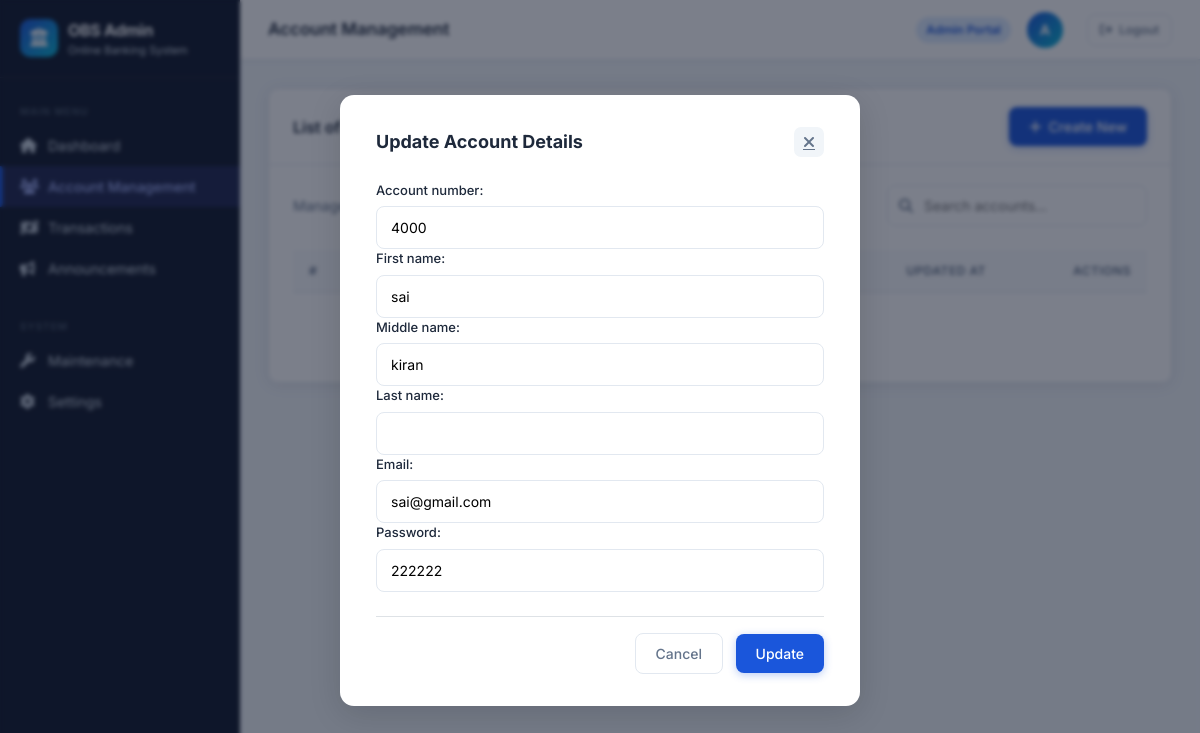
The app's page /up_account/3/ with its own data.
### application/models.py (models this page shows)
class account(models.Model):
    Account_number=models.CharField(max_length=50)
    First_name=models.CharField(max_length=50)
    Middle_name=models.CharField(max_length=50,blank=True)
    Last_name=models.CharField(max_length=50,blank=True)
    Email=models.EmailField(max_length=254)
    Password=models.CharField(max_length=50)
    Pin=models.CharField(max_length=50)
    Current_balance=models.IntegerField(default=0)
    Created_at=models.DateTimeField(auto_now_add=True)
    Updated_at=models.DateTimeField(auto_now=True)
    Deposit_amount=models.IntegerField(default=0)
    Dep_date=models.DateTimeField(auto_now_add=True)
    Withdraw_amount=models.IntegerField(default=0)
    With_date=models.DateTimeField(auto_now_add=True)
    Transfor_amount_from=models.IntegerField(default=0)

### application/views.py (the view)
# urls.py: path('up_account/<int:id>/', views.up_account, name='up_account'),
def up_account(request,id):
  a=account.objects.get(id=id)
  if request.method=="POST":
    y=account_form(request.POST, instance=a)
    if y.is_valid():
      y.save()
  else:
      y=account_form(instance=a)
  return render(request,'account.html',{'y':y})

### application/forms.py
class account_form(forms.ModelForm):
        class Meta:
            model=account
            fields=("Account_number","First_name","Middle_name","Last_name","Email","Password")

### template/account.html (shortened to what this page needs)
<!DOCTYPE html>
{% load static %}
<html lang="en">
<head>
  <link rel="stylesheet" href="https://cdn.jsdelivr.net/npm/bootstrap@5.3.2/dist/css/bootstrap.min.css">
  <link rel="stylesheet" href="https://cdnjs.cloudflare.com/ajax/libs/font-awesome/6.5.0/css/all.min.css">
  <link href="{% static 'css/dash.css' %}" rel="stylesheet">
</head>
<body>
<div class="obs-wrapper">
  <aside class="obs-sidebar" id="sidebar">
    <a href="{% url 'dash' %}" class="sidebar-brand">
      <div class="brand-icon"><i class="fa-solid fa-building-columns"></i></div>
      <div class="brand-text">OBS Admin<span>Online Banking System</span></div>
    </a>
    <div class="sidebar-nav">
      <div class="sidebar-section-title">Main Menu</div>
      <a href="{% url 'dash' %}" class="sidebar-link">
        <i class="fa-solid fa-house"></i> Dashboard
      </a>
      <a href="{% url 'account' %}" class="sidebar-link active">
        <i class="fa-solid fa-users"></i> Account Management
      </a>
      <a href="{% url 'tran_admin' %}" class="sidebar-link">
        <i class="fa-solid fa-money-bill-transfer"></i> Transactions
      </a>
      <a href="{% url 'announcement' %}" class="sidebar-link">
        <i class="fa-solid fa-bullhorn"></i> Announcements
      </a>
      <div class="sidebar-section-title mt-3">System</div>
      <a href="#" class="sidebar-link">
        <i class="fa-solid fa-wrench"></i> Maintenance
      </a>
      <a href="#" class="sidebar-link">
        <i class="fa-solid fa-gear"></i> Settings
      </a>
    </div>
  </aside>
  <main class="obs-main">
    <header class="obs-topbar">
      <div class="topbar-left">
        <div class="topbar-title">Account Management</div>
      </div>
      <div class="topbar-right">
        <span class="topbar-badge">Admin Portal</span>
        <div class="topbar-avatar">A</div>
        <a href="{% url 'login' %}" class="obs-btn obs-btn-outline obs-btn-sm ms-2">
          <i class="fa-solid fa-arrow-right-from-bracket"></i> Logout
        </a>
      </div>
    </header>
    <div class="obs-content">
      <div class="obs-card mb-4">
        <div class="obs-card-header">
          <div class="obs-card-title">List of Accounts</div>
          <a href="{% url 'add_account' %}" class="obs-btn obs-btn-primary">
            <i class="fa-solid fa-plus"></i> Create New
          </a>
        </div>
        <div class="obs-card-body">
          <div class="d-flex justify-content-between align-items-center mb-4">
            <div style="font-size: 14px; color: var(--text-muted);">
              Manage all user accounts in the system.
            </div>
            <form action="{% url 'account' %}" method="get" class="obs-search">
              <i class="fa-solid fa-magnifying-glass"></i>
              <input type="text" value="{{query}}" name="query" placeholder="Search accounts...">
            </form>
          </div>
          <div class="obs-table-wrap">
            <table class="obs-table">
              <thead>
                <tr>
                  <th>#</th>
                  <th>Account Number</th>
                  <th>Name</th>
                  <th>Balance</th>
                  <th>Created At</th>
                  <th>Updated At</th>
                  <th class="text-end">Actions</th>
                </tr>
              </thead>
              <tbody>
                {% if x %}
                  {% for i in x %}
                  <tr>
                    <td>{{ i.id }}</td>
                    <td><span class="acc-badge">{{ i.Account_number }}</span></td>
                    <td style="font-weight: 500;">{{ i.First_name }} {{ i.Middle_name }} {{ i.Last_name }}</td>
                    <td style="font-weight: 600;">₹ {{ i.Current_balance }}</td>
                    <td style="color: var(--text-muted);">{{ i.Created_at }}</td>
                    <td style="color: var(--text-muted);">{{ i.Updated_at }}</td>
                    <td class="text-end">
                      <a href="{% url 'up_account' i.id %}" class="obs-btn-icon action-edit" title="Edit">
                        <i class="fa-solid fa-pen-to-square"></i>
                      </a>
                      <a href="{% url 'del_account' i.id %}" class="obs-btn-icon action-delete ms-1" title="Delete">
                        <i class="fa-solid fa-trash-can"></i>
                      </a>
                    </td>
                  </tr>
                  {% endfor %}
                {% else %}
                  <tr>
                    <td colspan="7" class="text-center py-4" style="color: var(--text-muted);">No accounts found.</td>
                  </tr>
                {% endif %}
              </tbody>
            </table>
          </div>
        </div>
      </div>
    </div>
  </main>
</div>
{% if y %}
<div class="obs-modal-backdrop">
  <div class="obs-modal">
    <div class="obs-modal-header">
      <div class="obs-modal-title">Update Account Details</div>
      <a href="{% url 'account' %}" class="obs-modal-close"><i class="fa-solid fa-xmark"></i></a>
    </div>
    <form method="post">
      {{ y }}
      <div class="mt-4 pt-3 border-top text-end">
        <a href="{% url 'account' %}" class="obs-btn obs-btn-outline me-2">Cancel</a>
        <button type="submit" class="obs-btn obs-btn-primary">Update</button>
      </div>
    </form>
  </div>
</div>
{% endif %}
</body>
</html>

### template/account.html (style rules this page uses)
.obs-modal form label { display: block; font-size: 13px; font-weight: 500; color: var(--text-main); margin-bottom: 6px; }
.obs-modal form input, .obs-modal form select, .obs-modal form textarea { width: 100%; padding: 10px 14px; border: 1.5px solid var(--border); border-radius: 8px; font-size: 14px; }

### records on screen
account: Account_number "4000", First_name "sai", Middle_name "kiran", Email "sai@gmail.com", Password "222222"
